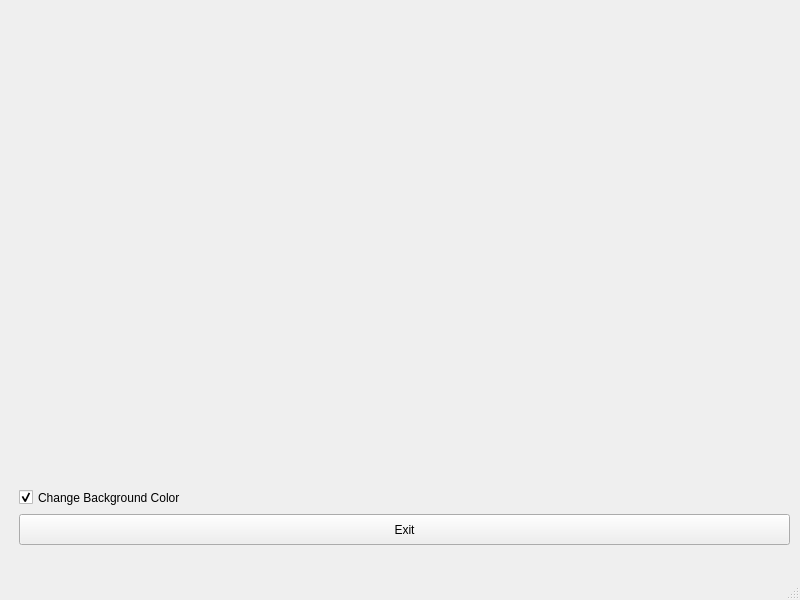
<?xml version="1.0" encoding="UTF-8"?>
<ui version="4.0">
 <class>MainWindow</class>
 <widget class="QMainWindow" name="MainWindow">
  <property name="geometry">
   <rect>
    <x>0</x>
    <y>0</y>
    <width>800</width>
    <height>600</height>
   </rect>
  </property>
  <property name="windowTitle">
   <string>MainWindow</string>
  </property>
  <widget class="QWidget" name="centralwidget">
   <layout class="QHBoxLayout" name="horizontalLayout">
    <item>
     <widget class="glwidget" name="widget" native="true">
      <widget class="QPushButton" name="pushButton">
       <property name="geometry">
        <rect>
         <x>10</x>
         <y>505</y>
         <width>771</width>
         <height>31</height>
        </rect>
       </property>
       <property name="text">
        <string>Exit</string>
       </property>
      </widget>
      <widget class="QCheckBox" name="checkBox">
       <property name="geometry">
        <rect>
         <x>10</x>
         <y>473</y>
         <width>771</width>
         <height>31</height>
        </rect>
       </property>
       <property name="text">
        <string>Change Background Color</string>
       </property>
       <property name="checked">
        <bool>true</bool>
       </property>
      </widget>
     </widget>
    </item>
   </layout>
  </widget>
  <widget class="QMenuBar" name="menubar">
   <property name="geometry">
    <rect>
     <x>0</x>
     <y>0</y>
     <width>800</width>
     <height>23</height>
    </rect>
   </property>
  </widget>
  <widget class="QStatusBar" name="statusbar"/>
 </widget>
 <customwidgets>
  <customwidget>
   <class>glwidget</class>
   <extends>QWidget</extends>
   <header>glwidget.h</header>
   <container>1</container>
  </customwidget>
 </customwidgets>
 <resources/>
 <connections>
  <connection>
   <sender>pushButton</sender>
   <signal>clicked()</signal>
   <receiver>MainWindow</receiver>
   <slot>close()</slot>
   <hints>
    <hint type="sourcelabel">
     <x>404</x>
     <y>552</y>
    </hint>
    <hint type="destinationlabel">
     <x>399</x>
     <y>299</y>
    </hint>
   </hints>
  </connection>
 </connections>
</ui>
